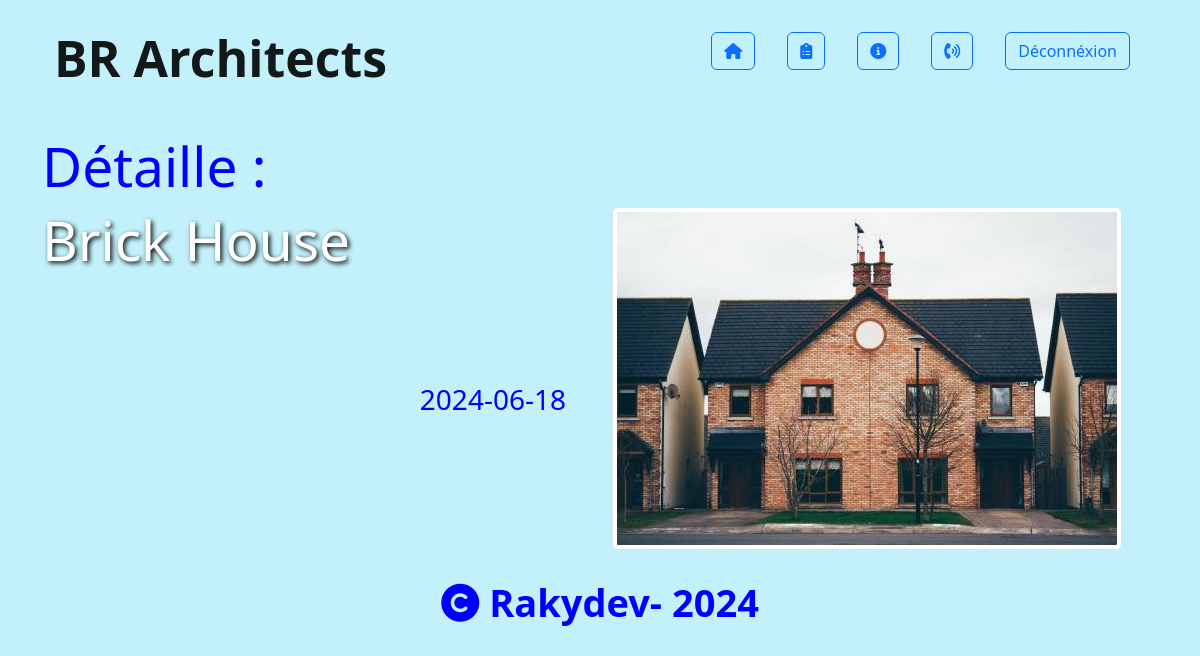
/php30052024/compoment/admin/voirplus.php?code=338, run on the app's committed database.
### tables this page shows
CREATE TABLE `evenements` (
  `code` int(255) NOT NULL,
  `titre` varchar(1000) NOT NULL,
  `date` varchar(10) NOT NULL,
  `soustitre` varchar(2000) NOT NULL,
  `commentaire` longtext NOT NULL,
  `photo` varchar(10000) NOT NULL
);

### php30052024/compoment/admin/voirplus.php (the view, shortened to what this page needs)
<?php
require_once('../gestionbd/connexion.php');
$id=$_GET['code'];
$result = mysqli_query($connexion, "SELECT * FROM evenements WHERE (code=$id)");
$ET=mysqli_fetch_assoc($result);
?>
<!DOCTYPE html>
<html lang="en">
<head>
    <link href="../../assets/dist/css/bootstrap.min.css" rel="stylesheet">
        <link rel="stylesheet" href="../../assets/webfont/css/all.css">
</head>
<body class="bg-info p-2 text-dark bg-opacity-25">
<div class="container">
<nav class="navbar navbar-expand-lg ">
  <div class="container-fluid">
  <a class="navbar-brand fw-bold" href="#" style="color:dark; font-size:50px ">BR Architects</a>
    <div style="font-size:45px"class="collapse navbar-collapse me-auto" id="navbarScroll">
      <a class="btn btn-outline-primary " style='margin:0px 16px 16px;' type="submit" href="../composant.php"><i class="fas fa-home"></i></a>
      <a class="btn btn-outline-primary " style='margin:0px 16px 16px;' type="submit" href="home.php"><i class="fas fa-clipboard-list"></i></a>
      <a class="btn btn-outline-primary " style='margin:0px 16px 16px;' type="submit"href="../front/info.php"><i class="fas fa-info-circle"></i></a>
      <a class="btn btn-outline-primary " style='margin:0px 16px 16px ;' type="submit"href="../front/contact.php"><i class="fas fa-phone-volume"></i></a>
      <a class="btn btn-outline-primary " style='margin:0px 16px 16px ;' type="submit"href="logout.php">Déconnéxion</a>
    </div>
  </div>
</nav>
<div class="row">
  <div class="col">
    <br/>
    <h1 style="color:blue;font-size:55px">Détaille  :</h1>
  </div>
</div>
<div class="row">
    <div class="col">
   <h2 style="color:white;text-shadow: 2px 2px 5px black;font-size :55px;">
   <?php echo ($ET['titre'])?>
  </h2>
  <br/>
  <div style='margin: 22px;'>
  <br/>
  <br/>
  <h3 style="color:blue;"class="d-flex justify-content-end"><?php echo ($ET['date'])?></h3>
  </div>
    </div>
    <div class="col">
    <img src="../../assets/sary/<?php echo($ET['photo'])?>" alt=""style="height:auto"class="img-thumbnail">
    </div>
</div>
<br/>
<div class="row" style="margin:0px 46px 46px;">
    <div class="col-4"></div>
    <div class="col-8 d-flex">
      <div style="font-size: 38px;color:blue" class="fw-bold"> <i class="fas fa-copyright"></i> Rakydev- 2024
      </div>
    </div>
  </div>
</body>
</html>

### data on the page
evenements: titre "Brick House", date "2024-06-18", photo (picture)
